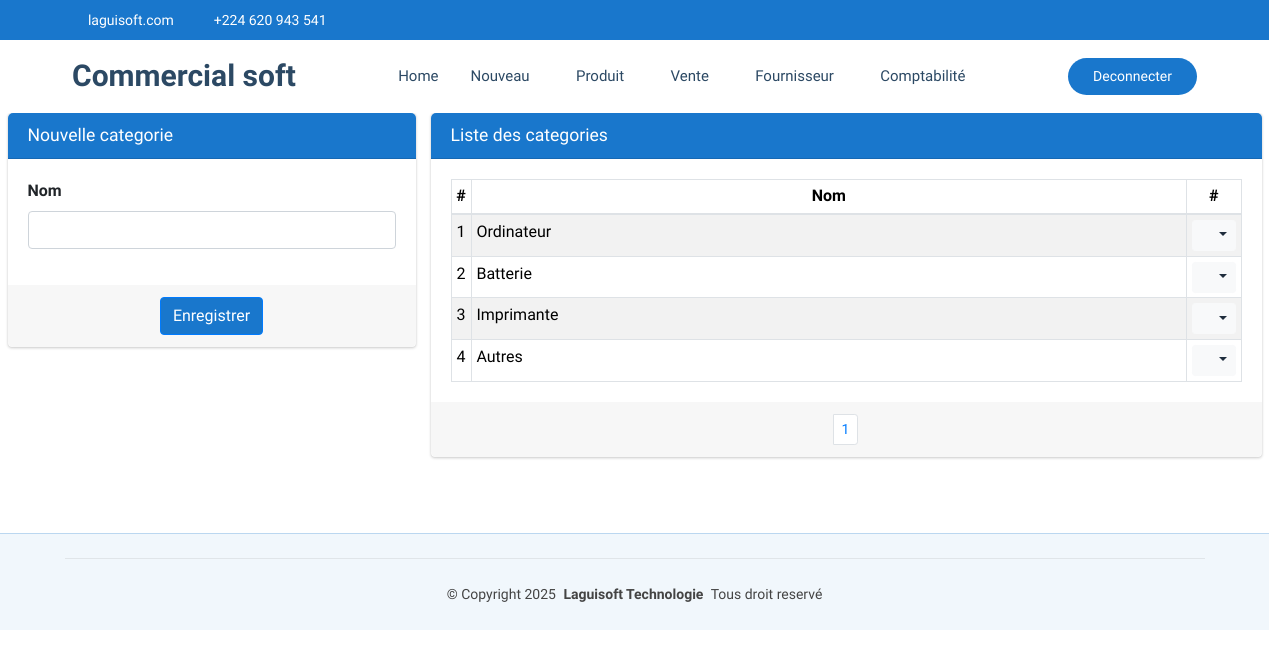
The page /commerce/categorie/ (signed in) on the database as committed earlier.
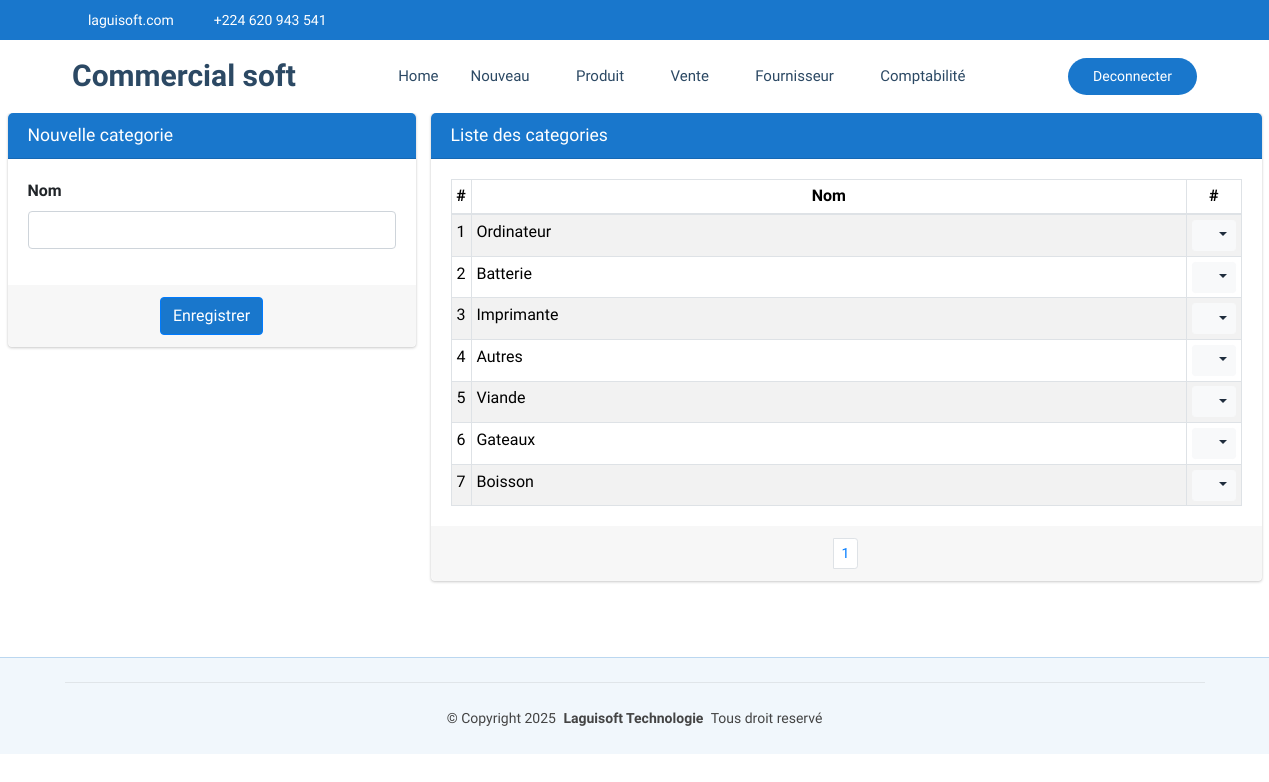
The same page on the database as committed later.
### CommercialSoft/models.py (models this page shows, shortened)
class Categorie(models.Model):
    nom=models.CharField(max_length=30, unique=True)

### CommercialSoft/views.py (the view)
# urls.py: path('categorie/', views.categorie_list_create,name="commerce_categorie"),
@login_required
def categorie_list_create(request):
    if request.method == "POST":
        form = CategorieForm(request.POST)
        if form.is_valid():
            form.save()  # Sauvegarder après modification
            messages.success(request, "Categorie créée avec succès !")
            return redirect('commerce_categorie')
        else:
            messages.error(request, "Erreur lors de la création de la categorie.")
    else:
        form = CategorieForm()
    categorie = Categorie.objects.all()
    paginator = Paginator(categorie, 15)
    page = request.GET.get('page')
    paginated = paginator.get_page(page)
    return render(request, 'CommercialSoft/categorie.html', {'form': form,'listes': paginated})

### CommercialSoft/forms.py
class CategorieForm(forms.ModelForm):
    class Meta:
        model = Categorie
        fields = '__all__'
        widgets = {
            'nom': forms.TextInput(attrs={'class': 'form-control'}),
        }

### CommercialSoft/templates/CommercialSoft/categorie.html (shortened to what this page needs)
{% extends "CommercialSoft/starter-page.html" %}
{% load static %}
{% block css %}
    <link rel="stylesheet" href="{% static 'autre/plugins/fontawesome-free/css/all.min.css' %}">
    <link rel="stylesheet" href="https://code.ionicframework.com/ionicons/2.0.1/css/ionicons.min.css">
  <link rel="stylesheet" href="{% static 'autre/plugins/sweetalert2-theme-bootstrap-4/bootstrap-4.min.css' %}">
    <link rel="stylesheet" href="{% static 'autre/dist/css/adminlte.min.css' %}">
    <link rel="stylesheet" href="{% static 'autre/plugins/toastr/toastr.min.css' %}">
{% endblock %}
{% block corp %}
<section class="content pt-0">
  <div class="container-fluid">
    <div class="row">
      <div class="col-md-4">
        <div class="card card-primary">
          <div class="card-header">
            <h3 class="card-title">Nouvelle categorie</h3>
          </div>
          <form role="form" action="{% url 'commerce_categorie' %}" method="post">
            <div class="card-body">
              <div class="row">
                <div class="col-md-12">
                  <div class="form-group">
                    <label for="nom">Nom</label>
                    {{ form.nom }}
                  </div>
                </div>
              </div>
            </div>
            <div class="card-footer text-center">
              <button type="submit" class="btn btn-primary {{message.tags}}">Enregistrer</button>
            </div>
          </form>
        </div>
      </div>
      <div class="col-md-8">
        <div class="card card-primary">
            <div class="card-header">
              <h3 class="card-title">Liste des categories</h3>
            </div>
            <div class="card-body">
              <table class="table table-bordered table-hover table-striped table-sm">
                <thead>
                  <tr>
                    <th style="width: 10px" class="text-center">#</th>
                    <th class="text-center">Nom</th>
                    <th style="width: 40px" class="text-center">#</th>
                  </tr>
                </thead>
                <tbody>
                  {% if listes %}
                    {% for liste in listes %}
                      <tr>
                        <td class="text-center">{{liste.id}}</td>
                        <td>{{liste.nom}}</td>
                        <td class="text-center">
                          <div class="btn-group">
                            <button type="button" class="btn btn-sm btn-light dropdown-toggle" data-toggle="dropdown" aria-expanded="false">
                              <i class="fas fa-cogs"></i>
                            </button>
                          </div>
                        </td>
                      </tr>
                    {% endfor %}
                  {% else %}
                    <tr>
                      <td colspan="14" class="text-center">Aucune ligne disponible pour le moment.</td>
                    </tr>
                  {% endif %}
                </tbody>
              </table>
            </div>
            <div class="card-footer clearfix">
              <ul class="pagination pagination-sm m-0 justify-content-center">
                <li class="page-item">
                  {% for num in listes.paginator.page_range %}
                    {% if listes.number == num %}
                      <li class="page-item"><a class="page-link" href="">{{ num }}</a></li>
                    {% else %}
                      <li class="page-item"><a class="page-link" href="?page={{ num }}">{{ num }}</a></li>
                    {% endif %}
                  {% endfor %}
              </ul>
            </div>
          </div>
      </div>
    </div>
  </div>
</section>
  {% endblock %}

Rows that differ between the two databases and show on the page:
added Categorie: id "5", nom "Viande"
added Categorie: id "6", nom "Gateaux"
added Categorie: id "7", nom "Boisson"
